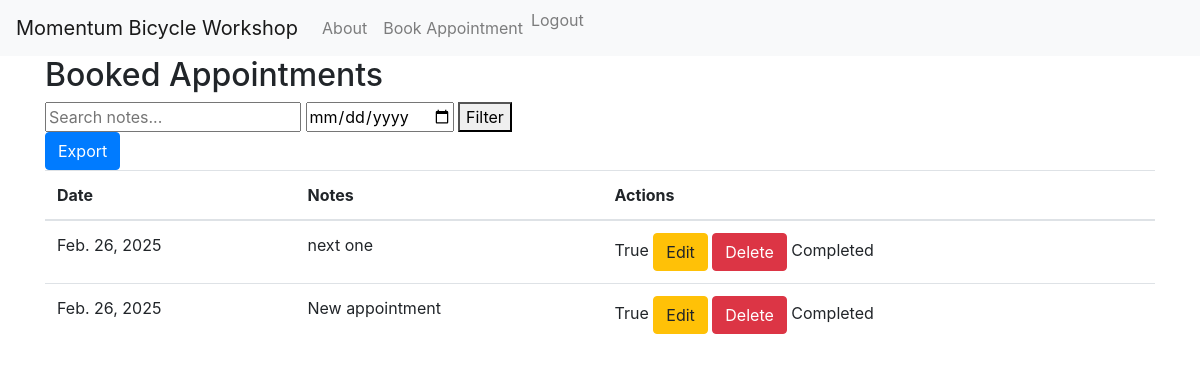
Before: /owner/dashboard/ (signed in) with the older database file.
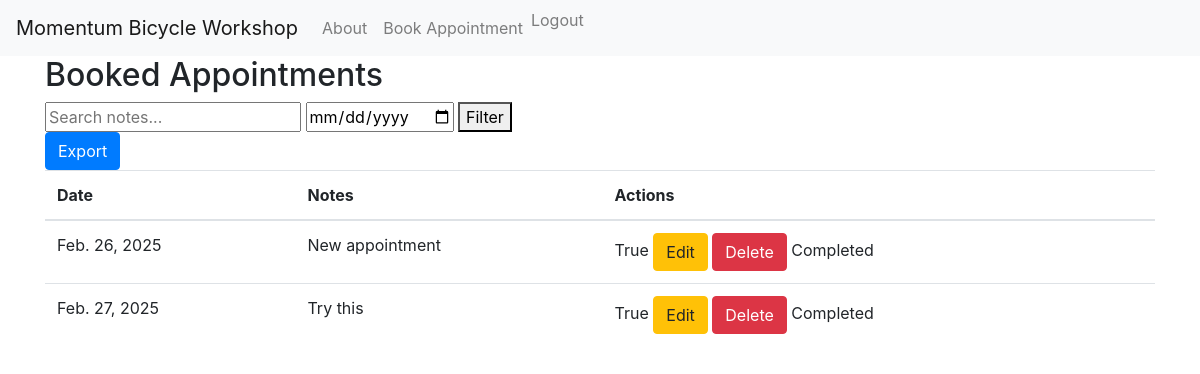
After: the same page with the newer database file.
### myapp/models.py (models this page shows, shortened)
class Appointment(models.Model):
    user = models.ForeignKey(User, on_delete=models.CASCADE)  # Associate the appointment with a user
    date = models.DateField()
    time = models.TimeField()
    description = models.TextField(blank=True)  # Allowing blank descriptions
    photo = models.ImageField(upload_to='photos/', blank=True, null=True)
    completed = models.BooleanField(default=False)
    notified = models.BooleanField(default=False)
    class Meta:  # This should be properly indented within the model
        unique_together = ('user', 'date')  # or ('user', 'date', 'time') if you want to prevent double booking at the same time

### myapp/views.py (the view)
# urls.py: path('owner/dashboard/', OwnerDashboardView.as_view(), name='owner_dashboard'),  # Use the class-based view here
class OwnerDashboardView(LoginRequiredMixin, TemplateView):
    template_name = 'myapp/owner_dashboard.html'
    def get(self, request):
        appointments = Appointment.objects.all()
        date_filter = request.GET.get('date')
        if date_filter:
            appointments = appointments.filter(date=date_filter)
        search_query = request.GET.get('search')
        if search_query:
            appointments = appointments.filter(description__icontains=search_query)
        return render(request, self.template_name, {'appointments': appointments})

### myapp/templates/myapp/owner_dashboard.html (shortened to what this page needs)
{% extends "myapp/base.html" %}
{% block content %}
<h2>Booked Appointments</h2>
<form method="GET" action="{% url 'owner_dashboard' %}">
    <input type="text" name="search" placeholder="Search notes...">
    <input type="date" name="date">
    <button type="submit">Filter</button>
</form>
<a href="{% url 'export_appointments' %}" class="btn btn-primary">Export</a>
<table class="table">
    <thead>
        <tr>
            <th>Date</th>
            <th>Notes</th>
            <th>Actions</th>
        </tr>
    </thead>
    <tbody>
        {% for appointment in appointments %}
        <tr>
            <td>{{ appointment.date }}</td>
            <td>{{ appointment.description }}</td>
            <td>
                <span>{{ appointment.completed }}</span>
                <a href="{% url 'edit_appointment' appointment.id %}" class="btn btn-warning">Edit</a>
                <form method="POST" action="{% url 'delete_appointment' appointment.id %}" style="display:inline;">
                    <button type="submit" class="btn btn-danger">Delete</button>
                </form>
                {% if not appointment.completed %}
                <form method="POST" action="{% url 'mark_completed' appointment.id %}" style="display:inline;">
                    {% csrf_token %}
                    <button type="submit" class="btn btn-success">Mark as Completed</button>
                </form>
                {% else %}
                <span>Completed</span>
                {% endif %}
            </td>
        </tr>
        {% endfor %}
    </tbody>
</table>
{% endblock %}

### myapp/templates/myapp/base.html (shortened to what this page needs)
{% load static %}
<!DOCTYPE html>
<html lang="en">
<head>
    <link href="https://stackpath.bootstrapcdn.com/bootstrap/4.5.2/css/bootstrap.min.css" rel="stylesheet">
</head>
<body class="{% block body_class %}{% endblock %}">
    <header>
        <nav class="navbar navbar-expand-lg navbar-light bg-light">
            <a class="navbar-brand" href="{% url 'home' %}">Momentum Bicycle Workshop</a>
            <div class="collapse navbar-collapse" id="navbarNav">
                <ul class="navbar-nav">
                    <li class="nav-item"><a class="nav-link" href="{% url 'about' %}">About</a></li>
                    {% if user.is_authenticated %}
                    <li class="nav-item"><a class="nav-link" href="{% url 'book_appointment' %}">Book Appointment</a>
                    </li>
                    <li class="nav-item">
                        <form method="post" action="{% url 'logout' %}">
                            <button type="submit" class="btn btn-link nav-link"
                                style="padding: 0; border: none; background: none;">Logout</button>
                        </form>
                    </li>
                    {% else %}
                    <li class="nav-item"><a class="nav-link" href="{% url 'register' %}">Register</a></li>
                    <li class="nav-item"><a class="nav-link" href="{% url 'login' %}">Login</a></li>
                    {% endif %}
                </ul>
            </div>
        </nav>
    </header>
    <main class="container">
        {% block content %}
        {% endblock %}
    </main>
</body>
</html>

Changed rows visible on the page:
removed Appointment: date "Feb. 26, 2025", description "next one", completed "True", shows "Completed"
added Appointment: date "Feb. 27, 2025", description "Try this", completed "True", shows "Completed"
